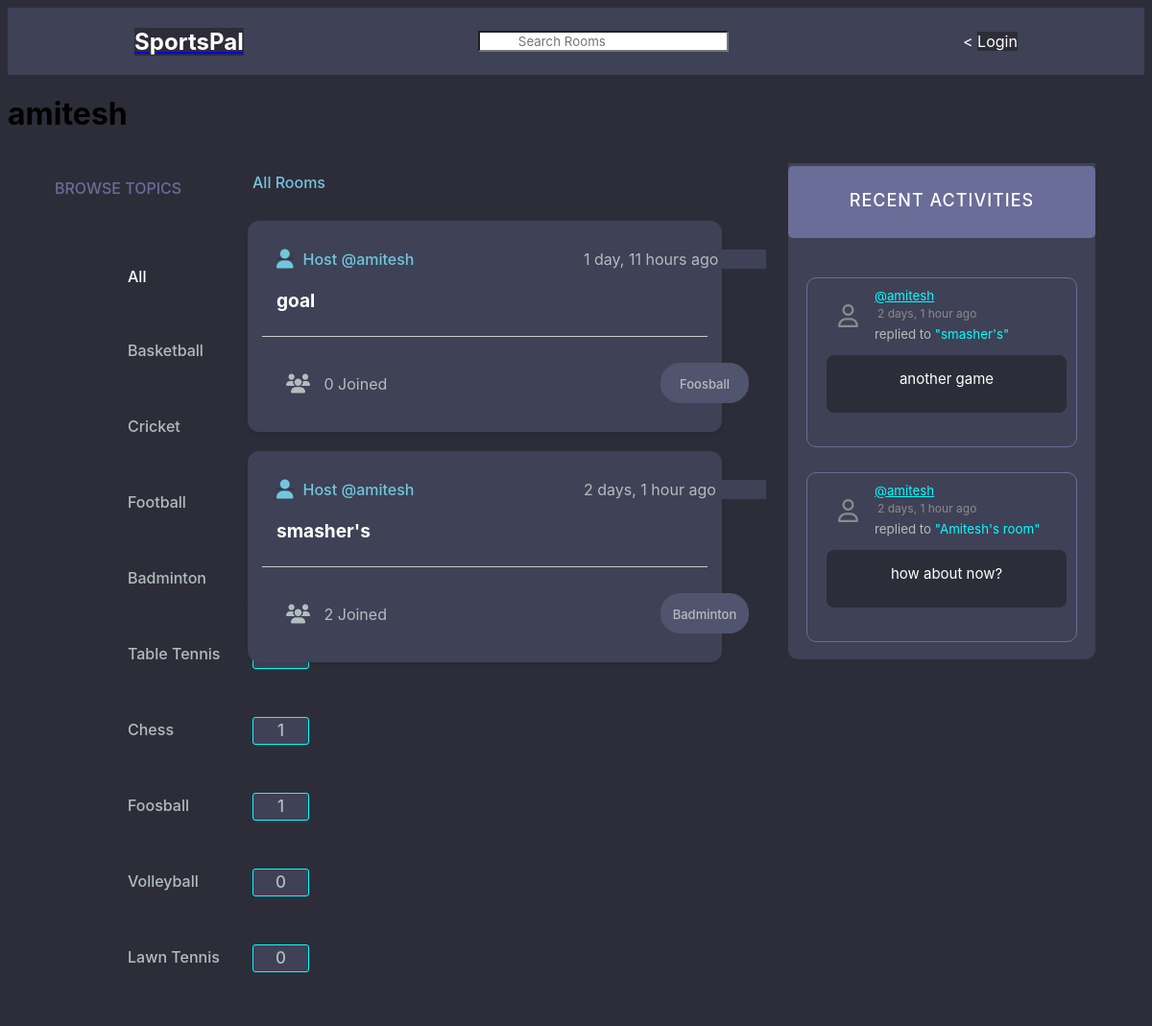
The app's page /profile/7/, older data.
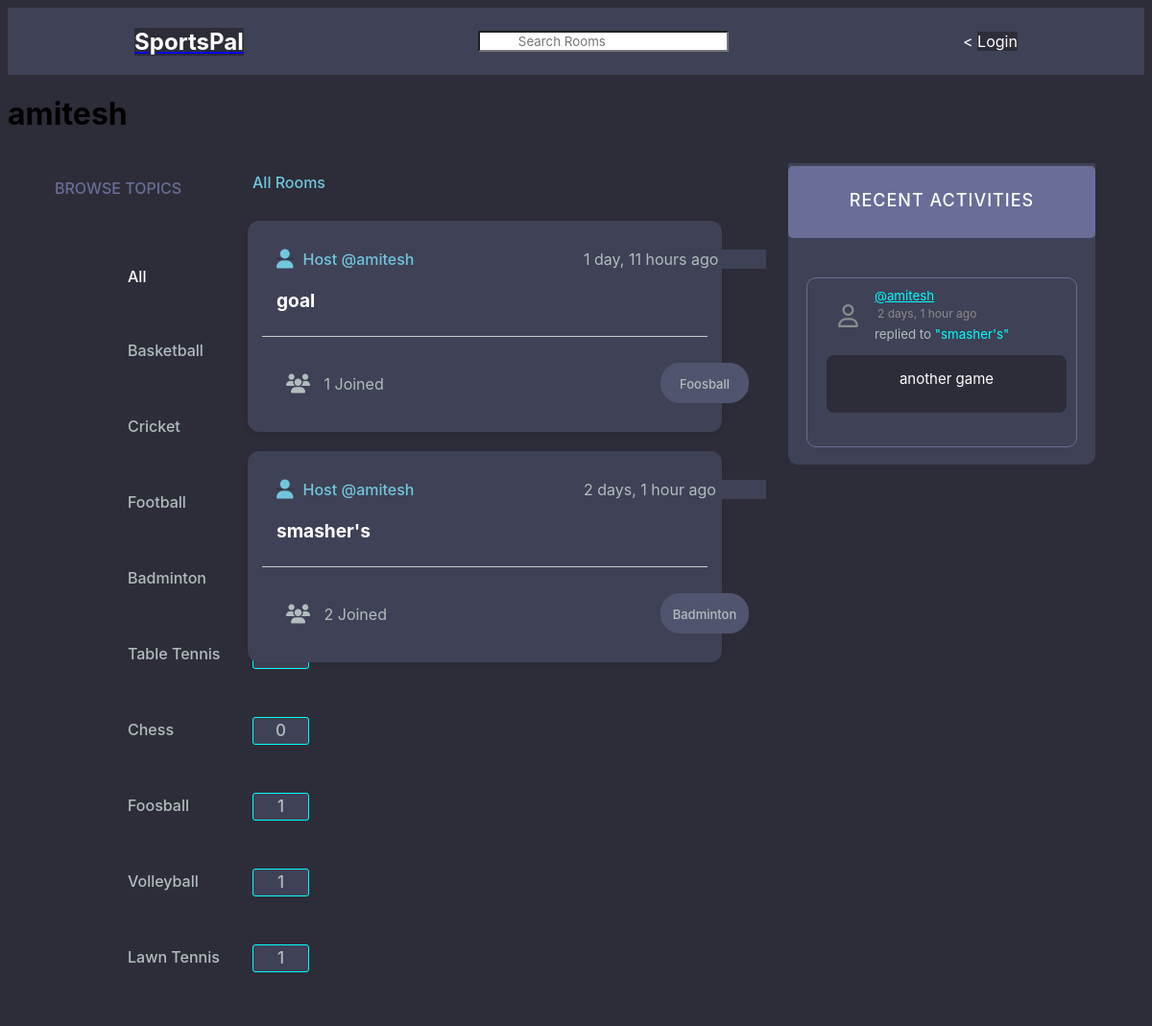
The same page, newer data.
### base/models.py (models this page shows, shortened)
class Topic(models.Model):
    name = models.CharField(max_length=200)

class Room(models.Model):
    host = models.ForeignKey(User, on_delete=models.SET_NULL, null=True)
    topic = models.ForeignKey(Topic, on_delete=models.SET_NULL, null=True)
    name = models.CharField(max_length=200)
    description = models.TextField(null = True, blank = True)
    participants = models.ManyToManyField(User, related_name='participants', blank=True)
    updated = models.DateTimeField(auto_now=True)
    created = models.DateTimeField(auto_now_add=True)
    class Meta:
        ordering = ('-updated','-created')
    def __str__(self):
        return self.name

class Message(models.Model):
    user = models.ForeignKey(User, on_delete=models.CASCADE)
    room = models.ForeignKey(Room, on_delete=models.CASCADE)
    body = models.TextField()
    updated = models.DateTimeField(auto_now=True)
    created = models.DateTimeField(auto_now_add=True)
    def __str__(self):
        return self.body[0:50]

### base/views.py (the view)
# urls.py: path("profile/<str:pk>/", views.userProfile, name="user-profile"),
def userProfile(request,pk):
    user = User.objects.get(id=pk)
    rooms = user.room_set.all()
    room_messages = user.message_set.all()
    topics = Topic.objects.all()
    context = {'user':user,'rooms':rooms,'room_messages':room_messages,'topics':topics}
    return render(request,'base/profile.html',context)

### base/templates/base/profile.html (shortened to what this page needs)
{% extends 'main.html' %}
{%block content%}
<h1>{{user.username}} </h1>
<div class = "profile-container">
    <div>
        {% include 'base/topics_component.html' %}
    <div>
        {% include 'base/feed_component.html' %}
    </div>
    <div>
        {% include 'base/activity_component.html' %}
    </div>
{%endblock content%}

### templates/main.html (shortened to what this page needs)
<!DOCTYPE html>
{% load static %}
<html lang="en">
<head>
    <link rel="stylesheet" type="text/css" href="{% static 'styles/main.css' %}">
</head>
<body>
    {% include 'navbar.html' %}
    {% block content %}
    {% endblock %}
</body>
</html>

### templates/navbar.html (shortened to what this page needs)
{% load static %}
{% block css %}
    <link rel="stylesheet" type="text/css" href="{% static 'styles/navbar.css' %}">
{% endblock %}
<div class="navbar">
    <div class="logo">
        <a href="/"> <h1 style = "color: white;">SportsPal</h1></a>
    </div>
    <div class="search_bar">
        <form method = "GET" action="{% url 'home' %}">
            <input type = "text" name = "q" placeholder = "Search Rooms" />
        </form>
    </div>
    {% if request.user.is_authenticated %}
    <div class="profile">
        <p style="color: white;"> Hello {{request.user}}</p>
        <p><a href = "{'% url 'base/profile.html' message.user.id %}">@{{user.username}}</a></p>
    </div>
    <div class="logout"><
        <a href = "{% url 'logout' %}">Logout</a>
    </div>
    {% else %}
    <div class="login"><
        <a href = "{% url 'login' %}">Login</a>
    </div>
    {% endif %}
</div>

### base/templates/base/topics_component.html (shortened to what this page needs)
{% load static %}
{% block css %}
    <link rel="stylesheet" type="text/css" href="{% static 'styles/topics_component.css' %}">
{% endblock %}
<h3 class = "Topics" style = "color: #696d97; text-transform: uppercase;top:10px;">Browse Topics</h3>
<div class = "All">
    <p><a href="{% url 'home' %}"  style="color: white; text-decoration: none;"><div>All</div></a> </p>
</div>
<div class = "items_all">
    {% for topic in topics %}
        <div class = "List">
            <a href="{% url 'home' %}?q={{topic.name}}">{{topic.name}}
            <div id="count_div">
                <span id = "count">{{topic.room_set.all.count}}</span></a>
            </div>
        </div>
    {% endfor %}

### base/templates/base/feed_component.html (shortened to what this page needs)
{% load static %}
{% block css %}
    <link rel="stylesheet" type="text/css" href="{% static 'styles/feed_component.css' %}">
    <link href="{% static 'fontawesomefree/css/fontawesome.css' %}" rel="stylesheet" type="text/css">
    <link href="{% static 'fontawesomefree/css/brands.css' %}" rel="stylesheet" type="text/css">
    <link href="{% static 'fontawesomefree/css/solid.css' %}" rel="stylesheet" type="text/css">
{% endblock %}
<div style="position: relative;top:20px;z-index: 10;left:25px;color:#71c6dd;font-weight: 500;"> All Rooms</div>
<div class = "sports-rooms">
    {% for room in rooms %}
        <div class = "room_feat">
            <div id="host">
                <a href="{% url 'user-profile' room.host.id %}"style="background-color:#3f4156;z-index: 30;"><i class="fa-solid fa-user fa-lg" style="position: relative;right:10px;"></i>Host @{{room.host.username}}</a>
            </div>
            <div style = "background-color: #3f4156;" id = "timer">
                {{room.created|timesince}} ago
            </div>
                <div id="room_name">
                    <h5 style = "background-color: #3f4156;"><a href = "{% url 'room' room.id %}" style="background-color:#3f4156;">{{room.name}}</a></h5>
                </div>
                <hr style="position:relative;top :90px">
                <div style = "background-color: #3f4156;" id ="participants_num"><i class="fa-solid fa-users fa-lg"style="position:relative;right:10px;"></i>
                    {{room.participants.all.count}} Joined
                </div>
                <div id="topic_name">
                    <p style="background-color: #51546e;;">{{room.topic.name}}</p>
                </div>
        </div>
    {% endfor %}
</div>

### base/templates/base/activity_component.html (shortened to what this page needs)
{% load static %}
{% block css %}
    <link rel="stylesheet" type="text/css" href="{% static 'styles/activity_component.css' %}">
    <link href="{% static 'fontawesomefree/css/fontawesome.css' %}" rel="stylesheet" type="text/css">
    <link href="{% static 'fontawesomefree/css/brands.css' %}" rel="stylesheet" type="text/css">
    <link href="{% static 'fontawesomefree/css/solid.css' %}" rel="stylesheet" type="text/css">
{% endblock %}
<div class="block_layout">
    <div class="recent_activities">
        <h3> recent activities</h3>
    </div>
    {% for message in room_messages %}
    <div class = "box">
        <small >
            <div id="username">
                <a href = "{'% url 'user-profile' message.user.id %}" style="background-color: #3f4156;color: cyan; width:200px">@{{message.user}}</a>
            </div>
            <div id="time" style="color: #8b8b8b; font-size: 12px; margin:3px; width:200px;">
                {{message.created|timesince}} ago
            </div>
        </small>
        <div id="sender">
            <small style="background-color: #3f4156; color:#b2bdbd; width: 200px;">replied to <tag style="background-color: #3f4156; color:cyan">"{{message.room}}"</tag></small>
        </div>
        <div id="message" style="position: relative;top:8px;">
            <p>{{message}}</p>
        </div>
    </div>
    {% endfor %}
</div>

### static/styles/main.css (style rules this page uses)
* { background-color: #2d2d39;; }

### static/styles/navbar.css (style rules this page uses)
.navbar { display: flex; background-color:#3f4156; align-items: center; justify-content: space-around; text-decoration: none; padding: 10px; height: 50px; }
.navbar div { background-color:#3f4156 ; color: white; }
.logo h1 { margin: 0; font-size: 24px; font-weight: bold; text-decoration: none; }
.search_bar input[type="text"] { background-color: white; background-image: url('searchicon.png'); background-position: 10px 10px; background-repeat: no-repeat; padding-left: 40px; }
.login a { text-decoration: none; color: white; }

### static/styles/topics_component.css (style rules this page uses)
* { font-family: "DM Sans", -apple-system, BlinkMacSystemFont, "Segoe UI", Roboto, Oxygen, Ubuntu, Cantarell, "Open Sans", "Helvetica Neue", sans-serif; }
.Topics { position: relative; top : 50px; text-align: center; font-weight: 500; font-family: "DM Sans", -apple-system, BlinkMacSystemFont, "Segoe UI", Roboto, Oxygen, Ubuntu, Cantarell, "Open Sans", "Helvetica Neue", sans-serif; box-sizing: border-box; text-rendering: optimizeLegibility; font-size: inherit; }
.List, .All { display: flex; flex-direction: column; align-items: left; padding-left: 120px; }
.List a , .All { align-items: left; margin: 5px; font-weight: 500; color : #b2bdbd; text-decoration: none; width: 100px; }
#count,#total { display: inline-block; height: 20px; width: 50px; background-color: #3f4156; margin: 10px; border-radius: 3px; align-items: center; padding: 3.5px; text-align: center; border: 0.8px solid cyan; font-size: 17px; }
#count_div { position: relative; left: 120px; bottom: 38px; width: 100px; }
.All div { position: relative; top : 34px; }
div .List { width: 100px; }

### static/styles/feed_component.css (style rules this page uses)
.room_feat { display: flex; flex-direction: column; background-color: #fff; border-radius: 20px solid black; padding: 15px; box-shadow: 0 2px 4px rgba(0, 0, 0, 0.1); margin: 20px; border-radius: 12px; height: 190px; }
#host a { background-color: #3f4156; color: #fff; padding: 5px 10px; border-radius: 5px; text-align: center; text-decoration: none; margin-bottom: 5px; z-index: 20; }
#room_name a { color: white; text-decoration: none; transition: color 0.3s; }
hr { border: none; border-top: 1px solid #ccc; margin: 15px 0; }
.sports-rooms { border-radius: 50px; }
.room_feat { position: relative; top: 50px; background-color: #3f4156; }
#host,#edit,#delete,#room_name,#topic_name { background-color: #3f4156; }
#host a { font-family: "DM Sans", -apple-system, BlinkMacSystemFont, "Segoe UI", Roboto, Oxygen, Ubuntu, Cantarell, "Open Sans", "Helvetica Neue", sans-serif; margin: 0; padding: 0; box-sizing: border-box; text-rendering: optimizeLegibility; color:#71c6dd; font-size: inherit; font-weight: 500; }
#host { position: absolute; top : 30px; left:40px; z-index: 9; width : 150px; }
#timer { margin: 10px; position: absolute; top : 20px; left: 340px; width: 190px; color: #b2bdbd; }
#room_name { position: absolute; top : 40px; left : 30px; width : 190px; height: 80px; bottom: 28px; font-family: "DM Sans", -apple-system, BlinkMacSystemFont, "Segoe UI", Roboto, Oxygen, Ubuntu, Cantarell, "Open Sans", "Helvetica Neue", sans-serif; font-size: 23px; font-weight: 500; color: #e5e5e5; }
#topic_name { display: inline-block; position: absolute; bottom: 30px; left: 430px; width: 90px; font-size: medium; text-align: center; margin-top: 0px; background-color: #51546e; border-radius: 20px; font-size: 13px; border: 1px solid #51546e; color: #b2bdbd; height:40px; font-weight: 500; }
#participants_num { position: absolute; top : 160px; left: 50px; width : 120px; color: #b2bdbd; }
div .sports-rooms { position: relative; bottom: 20px; }

### base/templates/base/profile.html (style rules this page uses)
.profile-container { display: grid; grid-template-columns: 1fr 3fr 1fr; }

Row changes from the older to the newer data that the page shows:
removed Message: user "amitesh", created "2 days, 1 hour", room "Amitesh's room", body "how about now?"
computed for Topic "Chess": room_set.all.count "1" → "0"
computed for Topic "Volleyball": room_set.all.count "0" → "1"
computed for Topic "Lawn Tennis": room_set.all.count "0" → "1"
computed for Room "goal": participants.all.count "0" → "1"
